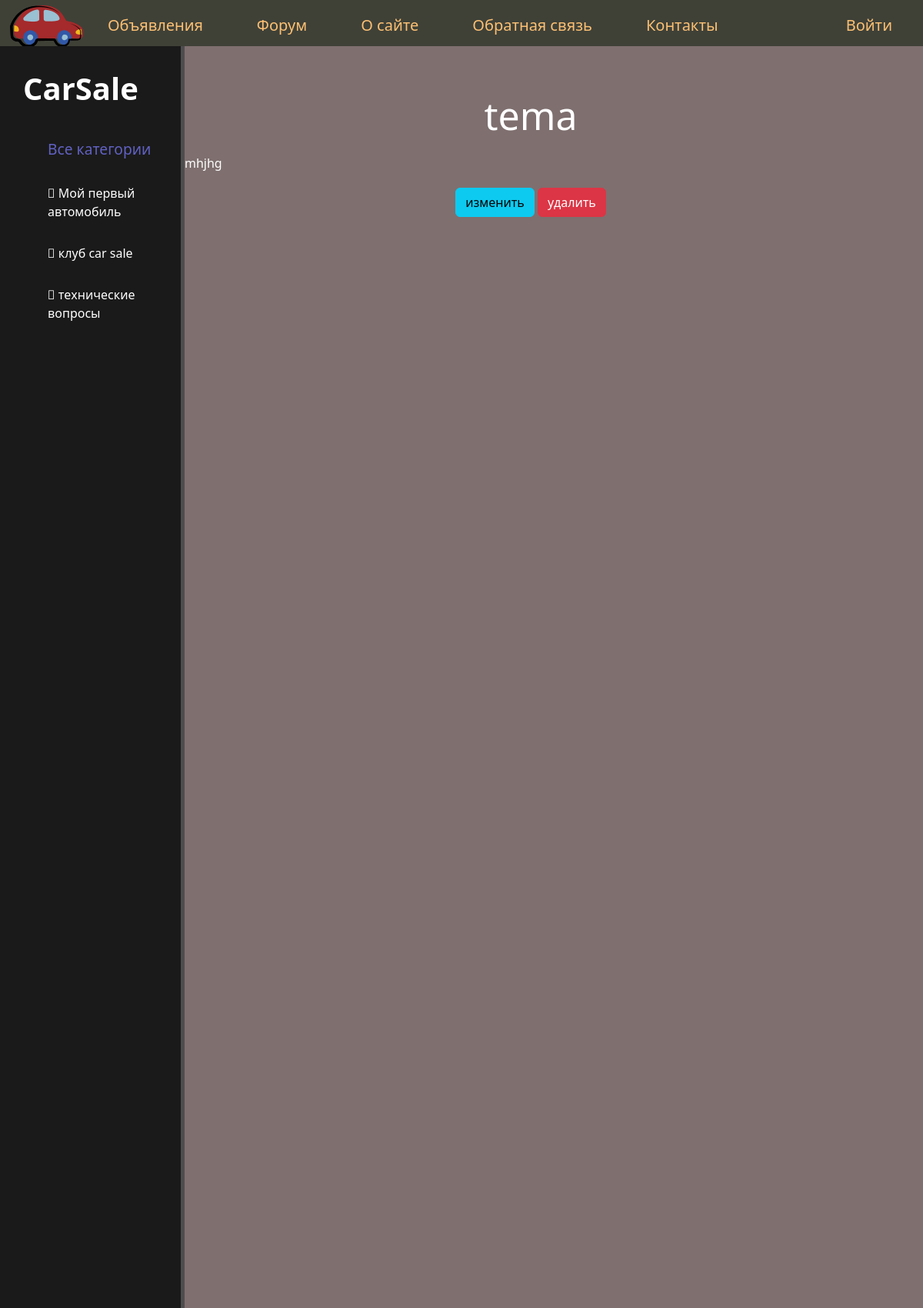
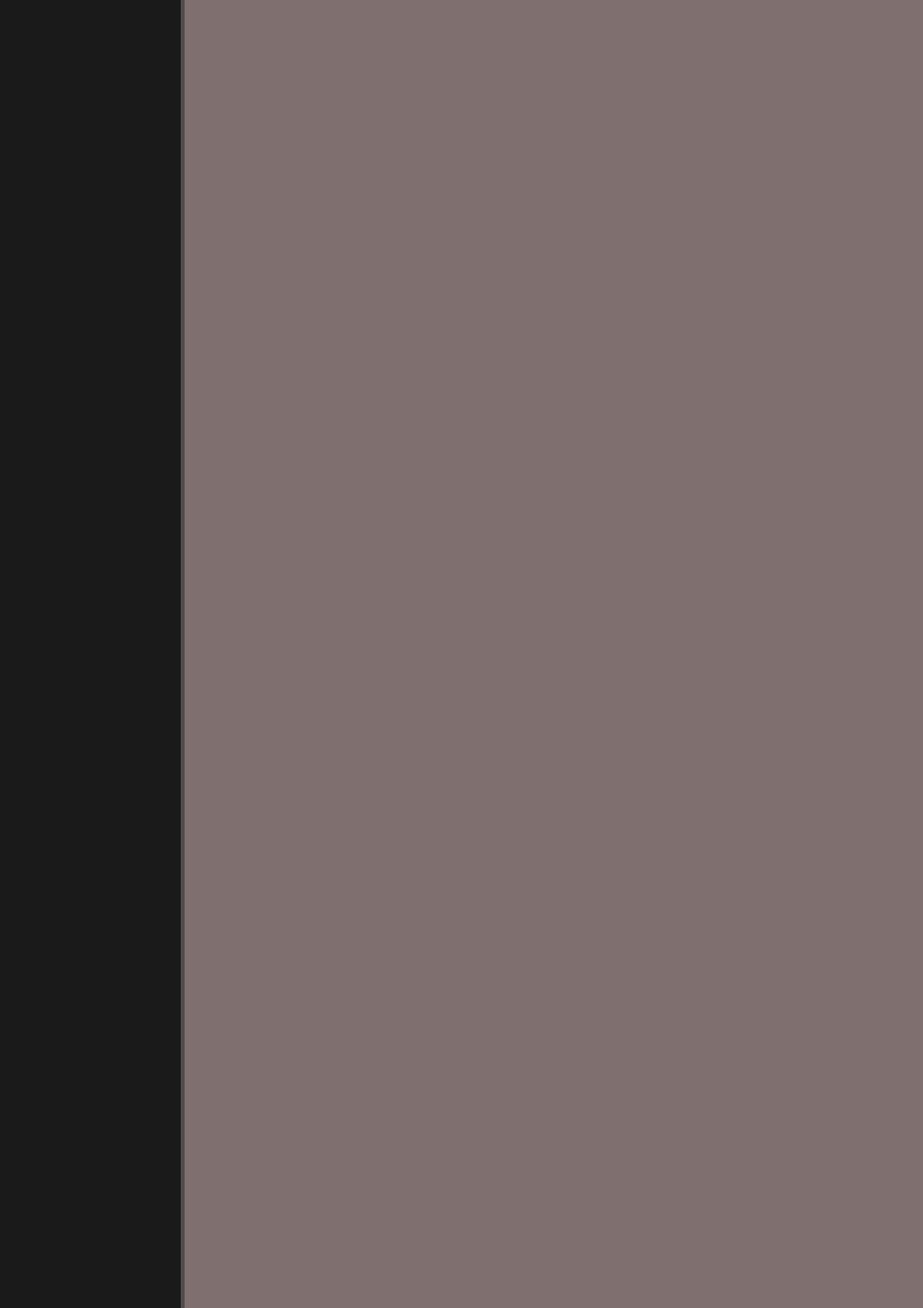
Screenshot of /forum/tema (upper part) with the database file from the repository (2 pictures, top to bottom).
### forum/models.py (models this page shows, shortened)
class Category_forum(models.Model):
    name = models.CharField(
        max_length=100, db_index=True, verbose_name='название темы'
    )
    slug = models.SlugField(
        max_length=255, unique=True, db_index=True, verbose_name="url"
        )
    def get_absolute_url(self):
        return reverse('forum:category', kwargs={'cat_slug': self.slug})
    class Meta:
        verbose_name = 'Категория форума'
        verbose_name_plural = 'Категории форума'

class Forum(models.Model):
    title = models.CharField(max_length=255, verbose_name='название поста')
    slug = models.SlugField(
        max_length=255, unique=True, db_index=True, verbose_name="url"
        )
    text = models.TextField(max_length=2000, verbose_name='текс поста')
    photo = models.ImageField(
        upload_to="photos/%Y/%m/%d/", verbose_name='фото',
        blank=True,
    )
    time_create = models.DateTimeField(auto_now_add=True, null=True)
    time_update = models.DateTimeField(auto_now=True, null=True)
    is_published = models.BooleanField(default=True)
    cat = models.ForeignKey('Category_forum', on_delete=models.PROTECT)
    def __str__(self):
        return self.title
    class Meta:
        verbose_name = 'Форум'
        verbose_name_plural = 'Форум'
        ordering = ('-time_create', 'id')

### forum/views.py (the view)
# urls.py: path('<slug:post_slug>', PostDetail.as_view(), name='post_detail'),
class PostDetail(DataMixin, DetailView):
    model = Forum
    template_name = 'forum/detail_post.html'
    slug_url_kwarg = 'post_slug'
    context_object_name = 'posts'
    def get_queryset(self):
        return Forum.objects.all().select_related('cat')
    def get_context_data(self, *, object_list=None, **kwargs):
        context = super().get_context_data(**kwargs)
        c_def = self.get_user_context(title=context['posts'])
        return dict(list(context.items()) + list(c_def.items()))

### car/templatetags/car_tags.py (called while the page is built)
@register.inclusion_tag('forum/show_category.html')
def show_categories(sort=None, cat_selected=0):
    if not sort:
        cats = Category_forum.objects.all()
    else:
        cats = Category_forum.objects.order_by(sort)
    return {'cats': cats, 'cat_selected': cat_selected}

### forum/utils.py (called while the page is built)
    def get_user_context(self, **kwargs):
        context = kwargs
        cats = Category_forum.objects.all()
        context['menu'] = menu
        context['cats'] = cats
        if 'cat_selected' not in context:
            context['cat_selected'] = 0
        return context

### car/templates/forum/detail_post.html (shortened to what this page needs)
{% extends 'base.html' %}
{% block content %}
	<div class="features">
		<h1>{{ posts.title }}</h1>
		<p> {{ posts.text }} </p>
		<a href="{% url 'forum:post_update' posts.slug %}"><button class="btn btn-info">изменить</button></a>
		<a href="{% url 'forum:post_delete' posts.slug %}"><button class="btn btn-danger">удалить</button></a>
	</div>
{% endblock %}

### car/templates/forum/show_category.html
{% for cat in cats %}
	{% if cat.slug == cat_selected %}
		<a ><li><span class="selected"> {{ cat.name }} </span></li></a>
	{% else %}
		<a href="{{ cat.get_absolute_url }}"><li><i class="fa-solid fa-car-side"></i> {{ cat.name }} </li></a>
	{% endif %}
{% endfor %}

### car/static/car/css/car.css (style rules this page uses)
body { background: #7f6f6f; }
aside a { color: #ffffff; text-decoration: none; }
aside ul a { list-style: none; text-decoration: none; }
aside ul li { color: #ffffff; display: block; margin-top: 30px; transition: transform .5s ease; }
main .features { float: left; color: #fff; margin-top: 40px; text-align: center; width: 75%; }
main .features h1 { font-size: 50px; margin: 20px auto; text-align: center }
main .features p { max-width: 4000px; margin: 20px auto; text-align: left }

### rows the page displays
Category_forum: name "Мой первый автомобиль"
Category_forum: name "клуб car sale"
Category_forum: name "технические вопросы"
Forum: title "tema", text "mhjhg"

### other values shown
{{ m.title }} "Объявления" "Форум" "О сайте" "Обратная связь" "Контакты"
